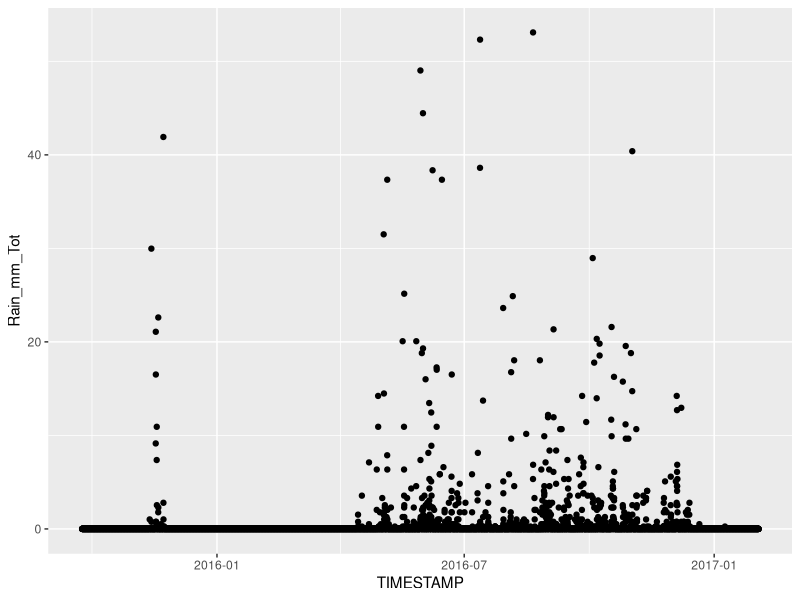
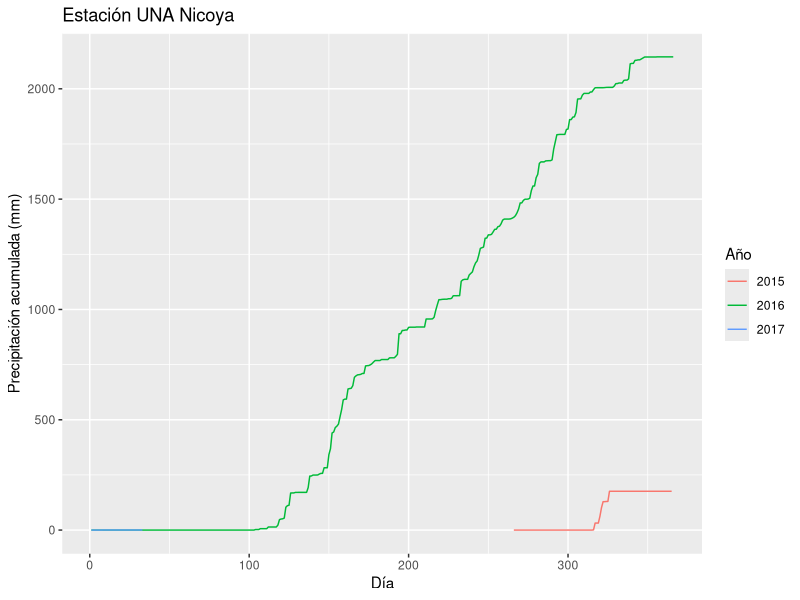

Generate these figures, in order, with R:
## ---- chunk 1
setwd("~/Google Drive/RAnalisis/ClimaHIDROCEC")
library(tidyverse)
library(stringr)
library(lubridate)
## ---- chunk 2
datosNicoya <- read_csv("CEMEDE_VW_Hourly.dat", skip=4, col_names = FALSE, col_types = cols(.default = col_character()))
## ---- chunk 3
header <- scan("CEMEDE_VW_Hourly.dat", skip = 1, nlines = 1, what = character(), sep = ",")
names(datosNicoya) <- paste0(header)
## ---- chunk 4
datosNicoya$TIMESTAMP <- parse_datetime(datosNicoya$TIMESTAMP, format="%Y-%m-%d %H:%M:%S")
datosNicoya$Rain_mm_Tot <- parse_double(datosNicoya$Rain_mm_Tot)
## ---- chunk 5
ggplot(datosNicoya, aes(TIMESTAMP,Rain_mm_Tot)) + geom_point()
## ---- chunk 6
lluvia_dia = datosNicoya %>% group_by(year(datosNicoya$TIMESTAMP), month(datosNicoya$TIMESTAMP), day(datosNicoya$TIMESTAMP)) %>% summarise(sum(Rain_mm_Tot), Date = first(TIMESTAMP))

colnames(lluvia_dia) <- c("year", "month", "day", "Rain", "Date")

lluvia_dia = mutate(group_by(lluvia_dia, year), cumRain = cumsum(Rain))

lluvia_dia$juliano = yday(lluvia_dia$Date) #convertir a dia juliano

g = ggplot(lluvia_dia, aes(juliano, cumRain, color = factor(year)))
g + geom_line() + ggtitle("Estación UNA Nicoya") +
  xlab("Día") + ylab("Precipitación acumulada (mm)") +
  scale_color_discrete(name="Año")

